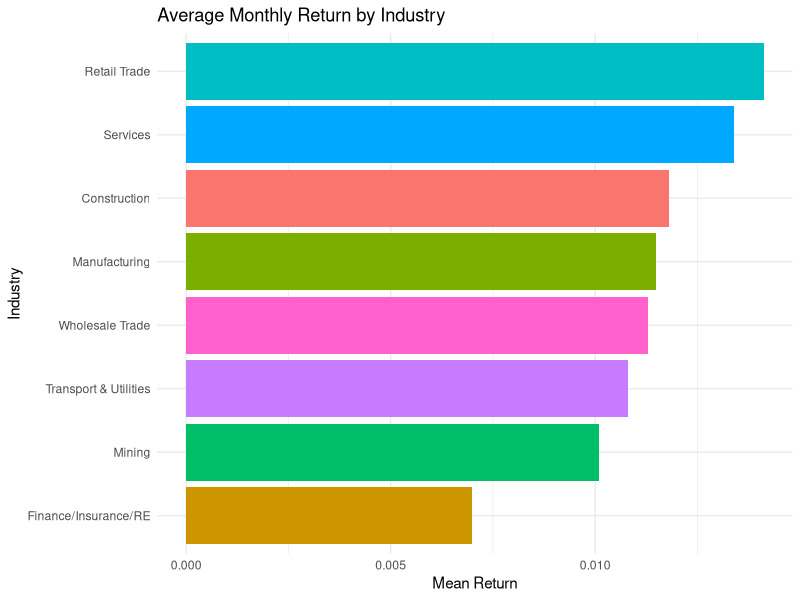
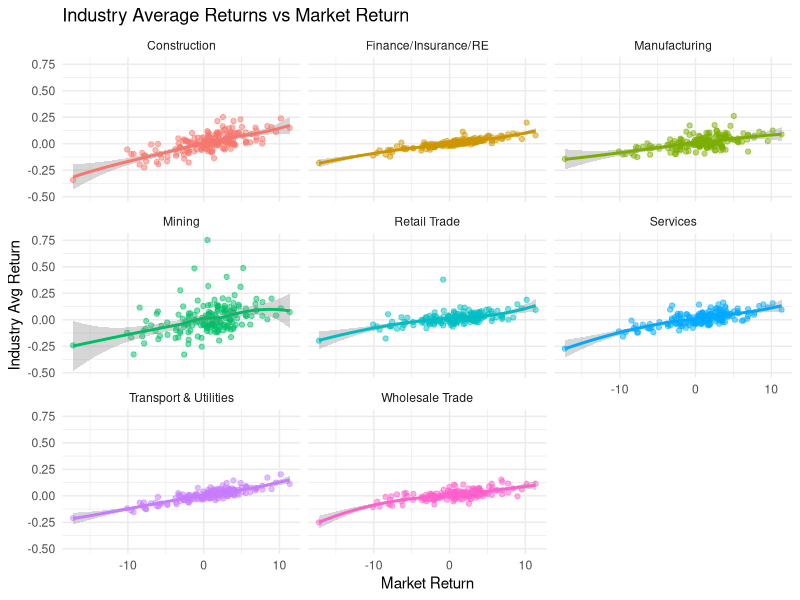
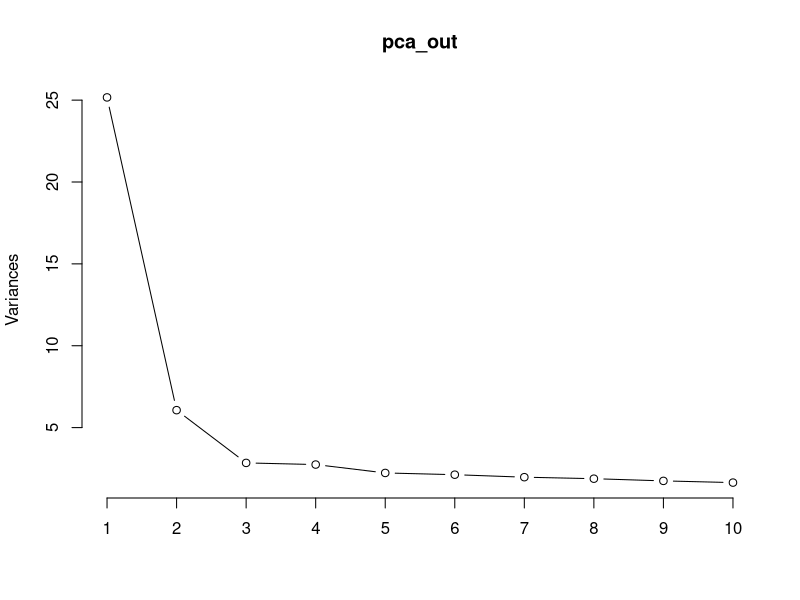
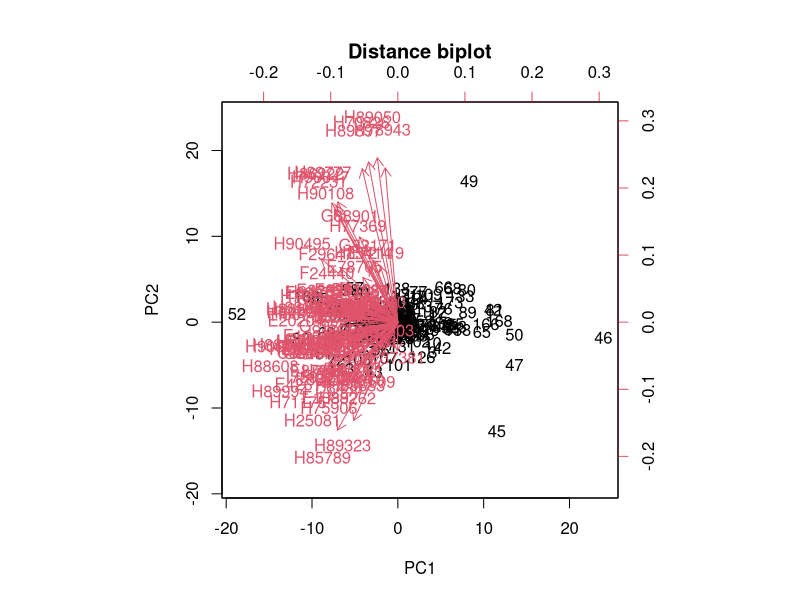
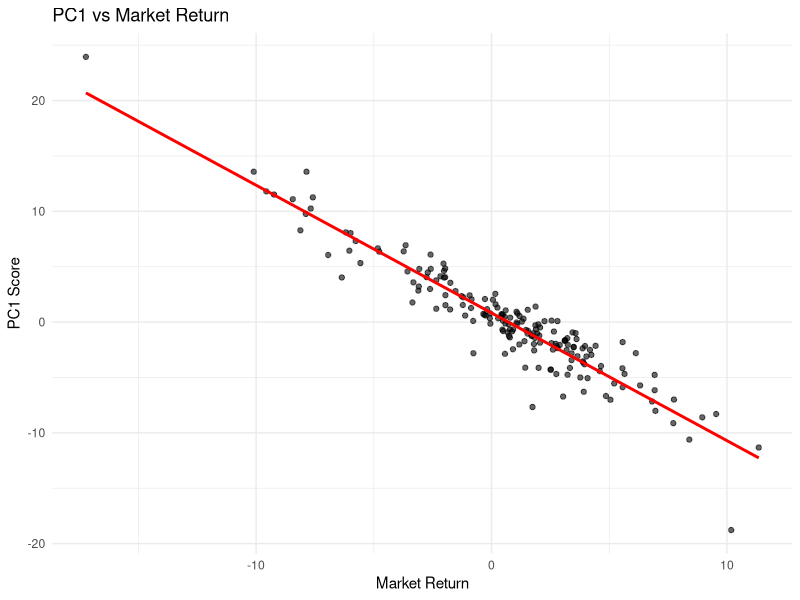

Source code (R) for these figures, in order:
## ---- chunk 1
library(tidyverse)
library(zoo)
## ---- chunk 2
market_df <- read.csv(here::here("data/Market.csv"))
sample_df <- read.csv(here::here("data/SampleK.csv"))
## ---- chunk 3
colSums(is.na(sample_df))

range(sample_df$Date)

tibble(stock = names(sample_df)[-1]) %>%
  mutate(industry = substr(stock,1,1)) %>%
  count(industry)
## ---- chunk 4
sample_df <- sample_df %>%
  mutate(Date = as.yearmon(str_remove(Date, "Y"), format = "%Y M%m"))

market_df <- market_df %>%
  mutate(Date = as.yearmon(str_remove(Date, "Y"), format = "%Y M%m"))
  
## ---- chunk 5
stocks_long <- sample_df %>%
  pivot_longer(-Date, names_to = "stock", values_to = "ret") %>%
  mutate(industry = substr(stock,1,1),
         industry_name = recode(industry,
           B = "Mining",
           C = "Construction",
           D = "Manufacturing",
           E = "Transport & Utilities",
           F = "Wholesale Trade",
           G = "Retail Trade",
           H = "Finance/Insurance/RE",
           I = "Services"
         ))

industry_summary <- stocks_long %>%
  group_by(industry_name) %>%
  summarise(
    mean_return = mean(ret, na.rm = TRUE),
    sd_return   = sd(ret, na.rm = TRUE),
    .groups = "drop"
  )

ggplot(industry_summary, aes(x = reorder(industry_name, mean_return),
                             y = mean_return, fill = industry_name)) +
  geom_col() +
  coord_flip() +  
  labs(title = "Average Monthly Return by Industry",
       x = "Industry", y = "Mean Return") +
  theme_minimal() +
  theme(legend.position = "none")

sampleXmarket <- stocks_long %>%
  left_join(market_df, by = "Date")

industry_ts <- sampleXmarket %>%
  group_by(Date, industry_name) %>%
  summarise(
    avg_ret = mean(ret, na.rm = TRUE),
    MarketReturn = first(MarketReturn),  
    .groups = "drop"
  )

ggplot(industry_ts, aes(x = MarketReturn, y = avg_ret, color = industry_name)) +
  geom_point(alpha = 0.5) +
  geom_smooth() +
  facet_wrap(~ industry_name, scales = "fixed") +
  labs(
    title = "Industry Average Returns vs Market Return",
    x = "Market Return",
    y = "Industry Avg Return"
  ) +
  theme_minimal() +
  theme(legend.position = "none")
## ---- chunk 6
pca_out <- prcomp(sample_df[,-1], scale. = TRUE)
plot(pca_out, type = "line")

summary(pca_out)
biplot(pca_out, scale = 0, main = "Distance biplot")
## ---- chunk 7
pc_scores <- as.data.frame(pca_out$x)   
pc1_scores <- pc_scores$PC1

pca_vs_market <- tibble(
  Date = sample_df$Date,  
  PC1 = pc1_scores
) %>%
  left_join(market_df, by = "Date")

cor(pca_vs_market$PC1, pca_vs_market$MarketReturn, use = "pairwise.complete.obs")


ggplot(pca_vs_market, aes(x = MarketReturn, y = PC1)) +
  geom_point(alpha = 0.6) +
  geom_smooth(method = "lm", se = FALSE, color = "red") +
  labs(
    title = "PC1 vs Market Return",
    x = "Market Return",
    y = "PC1 Score"
  ) +
  theme_minimal()



